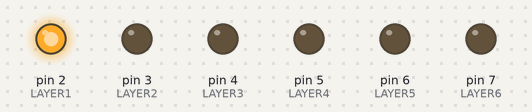
A sketch run on a simulated Arduino Uno, built with avr-gcc and run on an emulated ATmega328P. Parts: output pins drawn as LEDs (lit = HIGH). Pins used as bus, display or sensor lines are not drawn.

Above: at 0.05 s.
At 0.55 s:
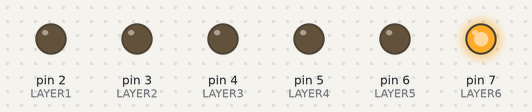
At 0.75 s:
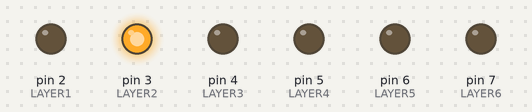
At 1.45 s:
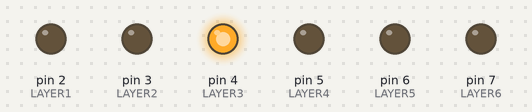
At 2.15 s:
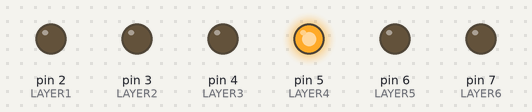
At 2.85 s:
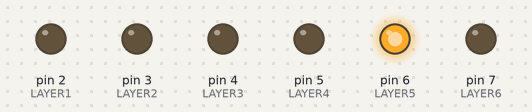
Timing chart, 0 to 3.1 s (numbered marks = the images above):
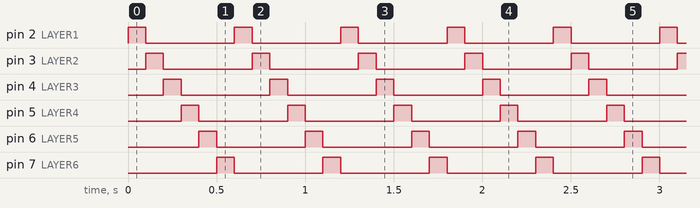

The sketch:

cubo.ino
```cpp
#define LAYER1 2
#define LAYER2 3
#define LAYER3 4
#define LAYER4 5
#define LAYER5 6
#define LAYER6 7

#define COLUMN1 8
#define COLUMN2 9
#define COLUMN3 10
#define COLUMN4 11
#define COLUMN5 12
#define COLUMN6 13

void setup() {
  // Configurar pines de salida para capas
  pinMode(LAYER1, OUTPUT);
  pinMode(LAYER2, OUTPUT);
  pinMode(LAYER3, OUTPUT);
  pinMode(LAYER4, OUTPUT);
  pinMode(LAYER5, OUTPUT);
  pinMode(LAYER6, OUTPUT);

  // Configurar pines de salida para columnas
  pinMode(COLUMN1, OUTPUT);
  pinMode(COLUMN2, OUTPUT);
  pinMode(COLUMN3, OUTPUT);
  pinMode(COLUMN4, OUTPUT);
  pinMode(COLUMN5, OUTPUT);
  pinMode(COLUMN6, OUTPUT);
}

void loop() {
  for (int i = 0; i < 6; i++) {
    lightLayer(i);
    delay(100);
  }
}

void lightLayer(int layer) {
  // Apagar todas las capas
  digitalWrite(LAYER1, LOW);
  digitalWrite(LAYER2, LOW);
  digitalWrite(LAYER3, LOW);
  digitalWrite(LAYER4, LOW);
  digitalWrite(LAYER5, LOW);
  digitalWrite(LAYER6, LOW);

  // Encender la capa seleccionada
  switch (layer) {
    case 0:
      digitalWrite(LAYER1, HIGH);
      break;
    case 1:
      digitalWrite(LAYER2, HIGH);
      break;
    case 2:
      digitalWrite(LAYER3, HIGH);
      break;
    case 3:
      digitalWrite(LAYER4, HIGH);
      break;
    case 4:
      digitalWrite(LAYER5, HIGH);
      break;
    case 5:
      digitalWrite(LAYER6, HIGH);
      break;
  }

  // Encender todas las columnas (puedes modificar esto para encender LEDs específicos)
  digitalWrite(COLUMN1, HIGH);
  digitalWrite(COLUMN2, HIGH);
  digitalWrite(COLUMN3, HIGH);
  digitalWrite(COLUMN4, HIGH);
  digitalWrite(COLUMN5, HIGH);
  digitalWrite(COLUMN6, HIGH);
}
```

Measured:
- by itself, pin 2 (LAYER1), pin 3 (LAYER2), pin 4 (LAYER3), pin 5 (LAYER4), pin 6 (LAYER5), pin 7 (LAYER6): alternates HIGH for 0.10 s and LOW for 0.50 s
- by itself, everything shown: repeats every 0.60 s, in 6 steps
